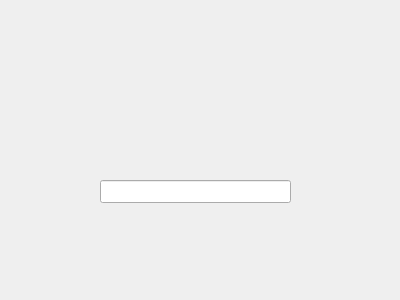
<?xml version="1.0" encoding="UTF-8"?>
<ui version="4.0">
 <class>Widget</class>
 <widget class="QWidget" name="Widget">
  <property name="geometry">
   <rect>
    <x>0</x>
    <y>0</y>
    <width>400</width>
    <height>300</height>
   </rect>
  </property>
  <property name="windowTitle">
   <string>Widget</string>
  </property>
  <widget class="QLineEdit" name="lineEdit">
   <property name="geometry">
    <rect>
     <x>100</x>
     <y>180</y>
     <width>191</width>
     <height>23</height>
    </rect>
   </property>
  </widget>
 </widget>
 <layoutdefault spacing="6" margin="11"/>
 <resources/>
 <connections/>
</ui>
